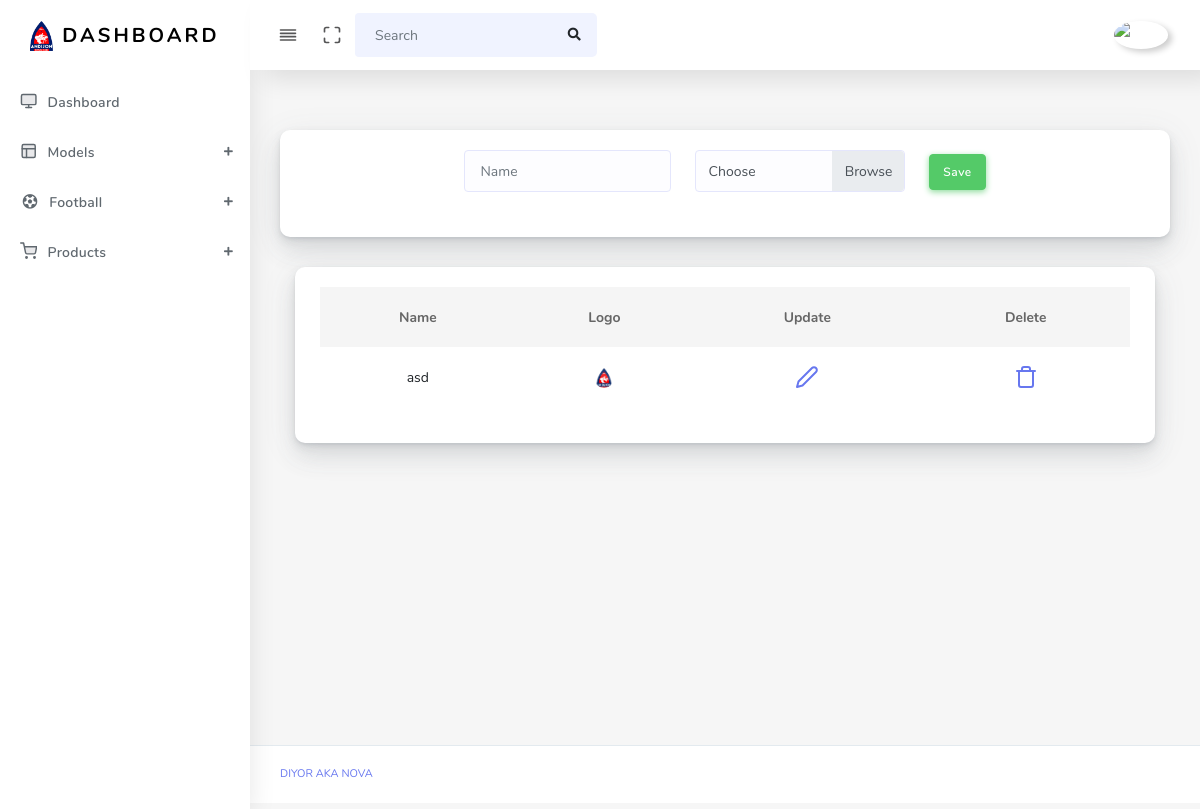
The app's page /league/ (signed in), older data.
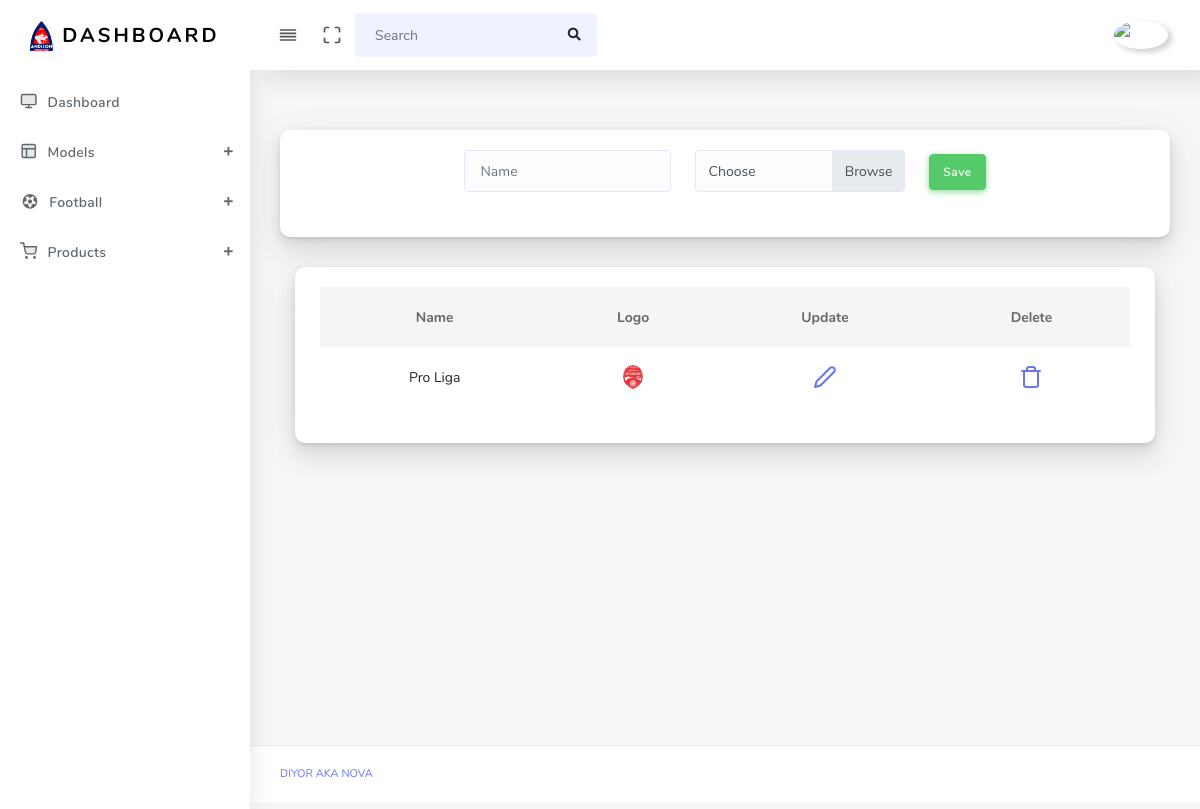
The same page, newer data.
### main/models.py (models this page shows)
class League(models.Model):
    name = models.CharField(max_length=210)
    logo = models.ImageField(upload_to='league/')

### main/views.py (the view)
# urls.py: path('league/', league_view, name='league'),
@login_required(login_url='login')
def league_view(request):
    context = {
        'league': League.objects.all()
    }
    if request.method == 'POST':
        name = request.POST.get('name')
        logo = request.FILES.get('logo')
        League.objects.create(name=name, logo=logo)
        return redirect('league')
    return render(request, 'league.html', context)

### templates/league.html (shortened to what this page needs)
{% extends 'base.html' %}
{% block content %}
<main class="main-content">
    <div class="section-body">
        <div class="row">
            <div class="col-lg-12">
                <div class="card">
                    <div class="card-body">
                        <form action="{% url 'league' %}" method="post" style="display:flex; justify-content: center;" enctype="multipart/form-data">
                            <div class="form-group mr-4">
                                <input type="text" name="name" placeholder="Name" class="form-control" required>
                            </div>
                            <div class="custom-file mr-4 col-3">
                                <label class="custom-file-label" for="customFile">Choose</label>
                            </div>
                            <div class="form-group mt-1">
                                <button class="btn btn-success">Save</button>
                            </div>
                        </form>
                    </div>
                </div>
            </div>
        </div>
    </div>
    <div class="col-12 col-md-12 col-lg-12">
        <div class="card">
            <div class="card-body">
                <table class="table table-hover" style="text-align: center">
                    <thead>
                        <tr>
                            <th scope="col">Name</th>
                            <th scope="col">Logo</th>
                            <th scope="col">Update</th>
                            <th scope="col">Delete</th>
                        </tr>
                    </thead>
                    <tbody>
                        {% for i in league %}
                            <tr>
                                <td>{{ i.name }}</td>
                                <td><a href="#"><img alt="{{ i.logo }}" src="{{ i.logo.url }}" class="rounded-circle" width="20" data-toggle="tooltip"></a></td>
                                <td><a href="{% url 'update-league' i.id %}"><i class="align-middle" data-feather="edit-2"></i></a></td>
                                <td><a href="{% url 'delete-league' i.id %}"><i class="align-middle" data-feather="trash"></i></a></td>
                            </tr>
                        {% endfor %}
                    </tbody>
                </table>
            </div>
        </div>
    </div>
</main>
{% endblock %}

Row changes from the older to the newer data that the page shows:
removed League: name "asd", logo (picture)
added League: name "Pro Liga", logo (picture)
